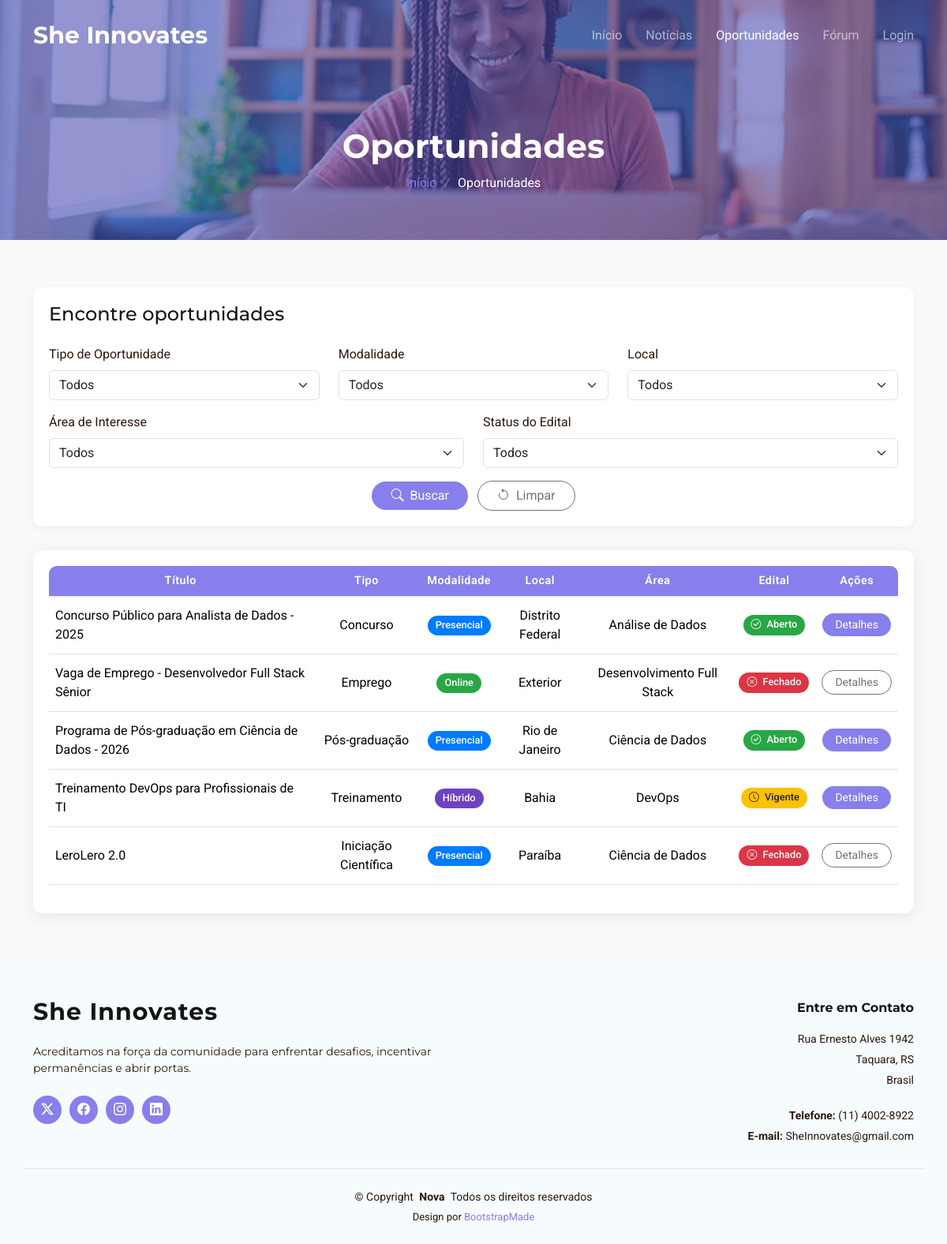
/Back-End-Projeto-Integrador/UserAnonimo/portfolio.php, run on an earlier commit of the app's database.
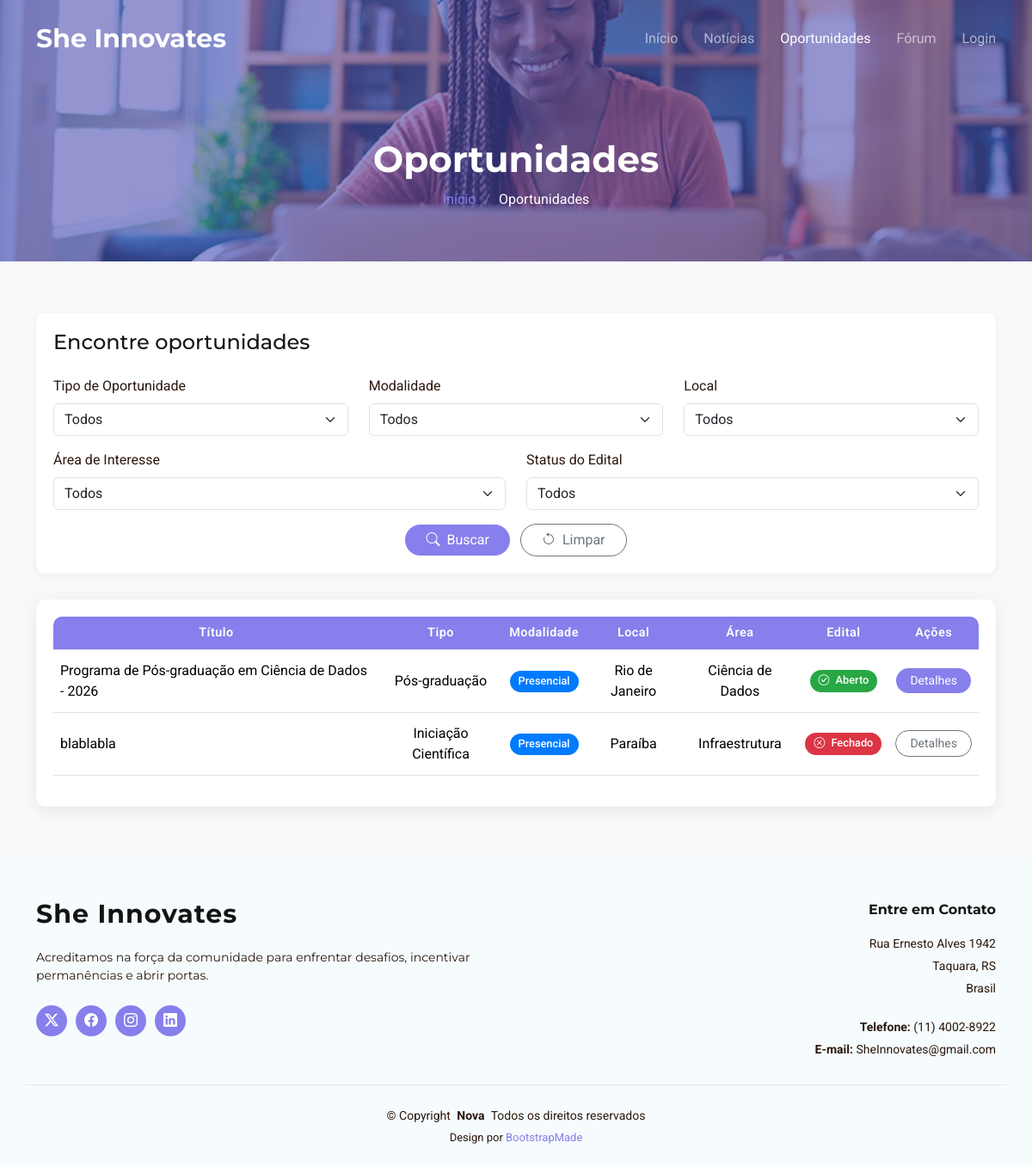
And on a later commit of the database.
### tables this page shows
CREATE TABLE `oportunidades` (
  `id_oportunidade` int NOT NULL,
  `titulo` varchar(60) NOT NULL,
  `tipo` varchar(50) NOT NULL,
  `modalidade` varchar(50) NOT NULL,
  `local` varchar(100) NOT NULL,
  `area` varchar(100) NOT NULL,
  `data_abertura` date NOT NULL,
  `data_fechamento` date NOT NULL,
  `link_detalhes` varchar(500) NOT NULL,
  `status_edital` varchar(50) NOT NULL
);

### Back-End-Projeto-Integrador/controleTabela/tabelaoportunidadesUserCad.php (the view)
<div class="table-responsive" data-aos="fade-up">
    <table class="table table-hover align-middle" id="opportunities-table">
        <thead>
            <tr class="text-center">
                <th style="border-top-left-radius: 10px;">Título</th>
                <th>Tipo</th>
                <th>Modalidade</th>
                <th>Local</th>
                <th>Área</th>
                <th>Edital</th>
                <th style="border-top-right-radius: 10px;">Ações</th>
            </tr>
        </thead>
        <tbody>
            <?php
            require("../Include/conexao.php");
            $sql = "SELECT * FROM oportunidades";
            $result = mysqli_query($con, $sql);
            if (mysqli_num_rows($result) > 0) {
                while ($oportunidade = mysqli_fetch_assoc($result)) {
                    $badgeClass = '';
                    if ($oportunidade['modalidade'] === 'Online') $badgeClass = 'badge-online';
                    else if ($oportunidade['modalidade'] === 'Presencial') $badgeClass = 'badge-presencial';
                    else if ($oportunidade['modalidade'] === 'Híbrido') $badgeClass = 'badge-hibrido';
                    $statusClass = '';
                    $statusIcon = '';
                    if ($oportunidade['status_edital'] === 'Aberto') {
                        $statusClass = 'badge-aberto';
                        $statusIcon = 'bi-check-circle';
                    } else if ($oportunidade['status_edital'] === 'Vigente') {
                        $statusClass = 'badge-vigente';
                        $statusIcon = 'bi-clock';
                    } else if ($oportunidade['status_edital'] === 'Fechado') {
                        $statusClass = 'badge-fechado';
                        $statusIcon = 'bi-x-circle';
                    }
                    $disabled = ($oportunidade['status_edital'] === 'Fechado') ? 'disabled' : '';
                    $btnClass = ($oportunidade['status_edital'] === 'Fechado') ? 'btn-outline-secondary' : 'btn-details';
                    echo "
                    <tr data-id=\"{$oportunidade['id_oportunidade']}\">
                        <td>{$oportunidade['titulo']}</td>
                        <td class=\"text-center\">{$oportunidade['tipo']}</td>
                        <td class=\"text-center\"><span class=\"badge {$badgeClass} rounded-pill\">{$oportunidade['modalidade']}</span></td>
                        <td class=\"text-center\">{$oportunidade['local']}</td>
                        <td class=\"text-center\">{$oportunidade['area']}</td>
                        <td class=\"text-center\">
                            <span class=\"badge {$statusClass} rounded-pill\">
                                <i class=\"bi {$statusIcon} me-1\"></i> {$oportunidade['status_edital']}
                            </span>
                        </td>
                        <td class=\"text-center\">
                            <div class=\"d-flex justify-content-center gap-2\">
                                <a href=\"{$oportunidade['link_detalhes']}\" class=\"btn btn-sm {$btnClass} rounded-pill px-3\" {$disabled}>Detalhes</a>
                            </div>
                        </td>
                    </tr>
                    ";
                }
            } else {
                echo "<tr><td colspan='7' class='text-center'>Nenhuma oportunidade encontrada.</td></tr>";
            }
            ?>
        </tbody>
    </table>
</div>

### Back-End-Projeto-Integrador/UserAnonimo/portfolio.php (shortened to what this page needs)
<!DOCTYPE html>
<html lang="pt-br">
<head>
    <?php
    require("../Include/hrefCssHead.php");
    ?>
</head>
<body class="portfolio-page">
<?php require_once __DIR__ . '/../Include/menuADM.php'; ?>
    <main class="main">
        <div class="page-title dark-background" data-aos="fade" style="background-image: url(../assets/img/mulheres-na-tecnologia-2.png);">
            <div class="container">
                <h1>Oportunidades</h1>
                <nav class="breadcrumbs">
                    <ol>
                        <li><a href="index.php">Início</a></li>
                        <li class="current">Oportunidades</li>
                    </ol>
                </nav>
            </div>
        </div>
        <div class="opportunities-container">
            <div class="container">
                <?php require("../controleTabela/buscaTabelaOportunidades.php"); ?>
                <?php require("../controleTabela/tabelaoportunidadesUserCad.php"); ?>
            </div>
        </div>
    </main>
<footer id="footer" class="footer light-background">
    <?php
    require("../Include/footer.php");
    ?>
</footer>
</body>
</html>

### Back-End-Projeto-Integrador/Include/hrefCssHead.php (shortened to what this page needs)
<link href="../../assets/vendor/bootstrap/css/bootstrap.min.css" rel="stylesheet">
<link href="../../assets/vendor/bootstrap-icons/bootstrap-icons.css" rel="stylesheet">
<link href="../../assets/vendor/aos/aos.css" rel="stylesheet">
<link href="../../assets/vendor/glightbox/css/glightbox.min.css" rel="stylesheet">
<link href="../../assets/vendor/swiper/swiper-bundle.min.css" rel="stylesheet">
<link href="../../assets/css/main.css" rel="stylesheet">

### Back-End-Projeto-Integrador/Include/menuADM.php (shortened to what this page needs)
<header id="header" class="header d-flex align-items-center fixed-top">
  <div class="container-fluid container-xl position-relative d-flex align-items-center justify-content-between">
    <a class="logo d-flex align-items-center">
      <h1 class="sitename">She Innovates</h1>
    </a>
    <nav id="navmenu" class="navmenu">
        <?php carregarMenu(); ?>
    </nav>
  </div>
</header>
<?php
function carregarMenu() {
    $current_page = basename($_SERVER['PHP_SELF']);
    $current_dir = basename(dirname($_SERVER['SCRIPT_NAME']));
    if ($current_dir === 'UserADM') {
        ?>
        <ul>
            <li><a href="../UserADM/controleUserAdm.php" class="<?= ($current_page == 'controleUserAdm.php') ? 'active' : '' ?>">Gerenciamento de Usuários</a></li>
            <li><a href="../UserADM/noticiaAdm.php" class="<?= ($current_page == 'noticiaAdm.php') ? 'active' : '' ?>">Notícias</a></li>
            <li><a href="../UserADM/oportunidadeAdm.php" class="<?= ($current_page == 'oportunidadeAdm.php') ? 'active' : '' ?>">Oportunidades</a></li>
            <li><a href="../UserADM/forumAdm.php" class="<?= ($current_page == 'forumAdm.php') ? 'active' : '' ?>">Fórum</a></li>
            <li><a href="../UserADM/perfilAdm.php" class="<?= ($current_page == 'perfilAdm.php') ? 'active' : '' ?>">Perfil</a></li>
        </ul>
        <?php
    }
    elseif ($current_dir === 'UserAnonimo') {
        ?>
        <ul>
            <li><a href="../UserAnonimo/index.php" class="<?= ($current_page == 'index.php') ? 'active' : '' ?>">Início</a></li>
            <li><a href="../UserAnonimo/blog.php" class="<?= ($current_page == 'blog.php') ? 'active' : '' ?>">Notícias</a></li>
            <li><a href="../UserAnonimo/portfolio.php" class="<?= ($current_page == 'portfolio.php') ? 'active' : '' ?>">Oportunidades</a></li>
            <li><a href="../UserAnonimo/services.php" class="<?= ($current_page == 'services.php') ? 'active' : '' ?>">Fórum</a></li>
            <li><a href="../UserAnonimo/contact.php" class="<?= ($current_page == 'contact.php') ? 'active' : '' ?>">Login</a></li>
        </ul>
        <?php
    }
}
?>

### Back-End-Projeto-Integrador/controleTabela/buscaTabelaOportunidades.php (shortened to what this page needs)
<div class="search-card" data-aos="fade-up">
    <h4 class="mb-4">Encontre oportunidades</h4>
    <form id="search-form">
        <div class="row">
            <div class="col-md-4 mb-3">
                <label for="tipo" class="form-label">Tipo de Oportunidade</label>
                <select id="tipo" class="form-select">
                    <option value="">Todos</option>
                </select>
            </div>
            <div class="col-md-4 mb-3">
                <label for="modalidade" class="form-label">Modalidade</label>
                <select id="modalidade" class="form-select">
                    <option value="">Todos</option>
                </select>
            </div>
            <div class="col-md-4 mb-3">
                <label for="local" class="form-label">Local</label>
                <select id="local" class="form-select">
                    <option value="">Todos</option>
                </select>
            </div>
        </div>
        <div class="row">
            <div class="col-md-6 mb-3">
                <label for="area" class="form-label">Área de Interesse</label>
                <select id="area" class="form-select">
                    <option value="">Todos</option>
                </select>
            </div>
            <div class="col-md-6 mb-3">
                <label for="edital" class="form-label">Status do Edital</label>
                <select id="edital" class="form-select">
                    <option value="">Todos</option>
                </select>
            </div>
        </div>
        <div class="text-center">
            <button type="submit" class="btn btn-search rounded-pill px-4 me-2">
                <i class="bi bi-search me-1"></i> Buscar
            </button>
            <button type="reset" class="btn btn-outline-secondary rounded-pill px-4" id="limpar-busca">
                <i class="bi bi-arrow-counterclockwise me-1"></i> Limpar
            </button>
        </div>
    </form>
</div>

### Back-End-Projeto-Integrador/Include/footer.php
<nav id = "footerUserAnom">
        <div class="footer-top">
      <div class="container">
        <div class="row gy-4">
          <div class="col-lg-6 col-md-12 footer-about">
            <a class="logo d-flex align-items-center">
              <span class="sitename">She Innovates</span>
            </a>
            <p>Acreditamos na força da comunidade para enfrentar desafios, incentivar permanências e abrir portas.</p>
            <div class="social-links d-flex mt-4">
              <a href="#"><i class="bi bi-twitter-x"></i></a>
              <a href="#"><i class="bi bi-facebook"></i></a>
              <a href="#"><i class="bi bi-instagram"></i></a>
              <a href="#"><i class="bi bi-linkedin"></i></a>
            </div>
          </div>
          <div class="col-lg-6 col-md-12 footer-contact text-end">
            <h4>Entre em Contato</h4>
            <p>Rua Ernesto Alves 1942</p>
            <p>Taquara, RS</p>
            <p>Brasil</p>
            <p class="mt-4"><strong>Telefone:</strong> <span>(11) 4002-8922</span></p>
            <p><strong>E-mail:</strong> <span>SheInnovates@gmail.com</span></p>
          </div>
        </div>
      </div>
    </div>
    <div class="container copyright text-center">
      <p>© <span>Copyright</span> <strong class="px-1 sitename">Nova</strong> <span>Todos os direitos reservados</span></p>
      <div class="credits">
        Design por <a href="https://bootstrapmade.com/">BootstrapMade</a>
      </div>
    </div>
</nav>

What changed in the data, as far as the page shows it:
removed oportunidades: titulo "Concurso Público para Analista de Dados - 2025", tipo "Concurso", modalidade "Presencial", local "Distrito Federal", area "Análise de Dados", status_edital "Aberto"
removed oportunidades: titulo "Vaga de Emprego - Desenvolvedor Full Stack Sênior", tipo "Emprego", modalidade "Online", local "Exterior", area "Desenvolvimento Full Stack", status_edital "Fechado"
removed oportunidades: titulo "Treinamento DevOps para Profissionais de TI", tipo "Treinamento", modalidade "Híbrido", local "Bahia", area "DevOps", status_edital "Vigente"
removed oportunidades: titulo "LeroLero 2.0", tipo "Iniciação Científica", modalidade "Presencial", local "Paraíba", area "Ciência de Dados", status_edital "Fechado"
added oportunidades: titulo "blablabla", tipo "Iniciação Científica", modalidade "Presencial", local "Paraíba", area "Infraestrutura", status_edital "Fechado"
